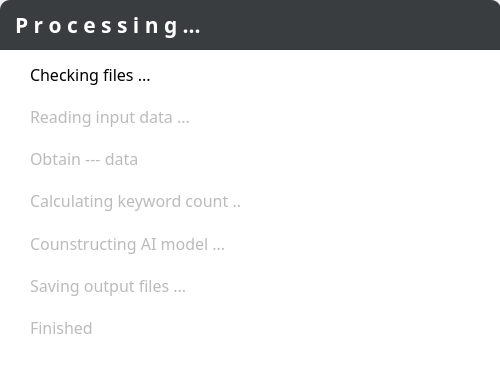
<?xml version="1.0" encoding="UTF-8"?>
<ui version="4.0">
 <class>MainWindow</class>
 <widget class="QMainWindow" name="MainWindow">
  <property name="geometry">
   <rect>
    <x>0</x>
    <y>0</y>
    <width>500</width>
    <height>380</height>
   </rect>
  </property>
  <property name="windowTitle">
   <string>MainWindow</string>
  </property>
  <widget class="QWidget" name="centralwidget">
   <property name="sizePolicy">
    <sizepolicy hsizetype="Preferred" vsizetype="Expanding">
     <horstretch>0</horstretch>
     <verstretch>0</verstretch>
    </sizepolicy>
   </property>
   <widget class="QWidget" name="layoutWidget">
    <property name="geometry">
     <rect>
      <x>0</x>
      <y>0</y>
      <width>501</width>
      <height>382</height>
     </rect>
    </property>
    <layout class="QVBoxLayout" name="verticalLayout">
     <property name="spacing">
      <number>0</number>
     </property>
     <item>
      <widget class="QFrame" name="frame">
       <property name="sizePolicy">
        <sizepolicy hsizetype="Preferred" vsizetype="Minimum">
         <horstretch>0</horstretch>
         <verstretch>0</verstretch>
        </sizepolicy>
       </property>
       <property name="minimumSize">
        <size>
         <width>0</width>
         <height>50</height>
        </size>
       </property>
       <property name="maximumSize">
        <size>
         <width>16777215</width>
         <height>50</height>
        </size>
       </property>
       <property name="styleSheet">
        <string notr="true">background-color: #393D3F;
border-top-left-radius: 10px;
border-top-right-radius: 10px;</string>
       </property>
       <widget class="QLabel" name="label">
        <property name="geometry">
         <rect>
          <x>15</x>
          <y>0</y>
          <width>200</width>
          <height>50</height>
         </rect>
        </property>
        <property name="sizePolicy">
         <sizepolicy hsizetype="Preferred" vsizetype="Minimum">
          <horstretch>0</horstretch>
          <verstretch>0</verstretch>
         </sizepolicy>
        </property>
        <property name="font">
         <font>
          <family>SemplicitaPro</family>
          <pointsize>16</pointsize>
          <weight>75</weight>
          <bold>true</bold>
         </font>
        </property>
        <property name="styleSheet">
         <string notr="true">color: #fff;</string>
        </property>
        <property name="text">
         <string>P r o c e s s i n g ...</string>
        </property>
       </widget>
       <widget class="QPushButton" name="closeButton">
        <property name="geometry">
         <rect>
          <x>450</x>
          <y>15</y>
          <width>30</width>
          <height>23</height>
         </rect>
        </property>
        <property name="text">
         <string/>
        </property>
        <property name="icon">
         <iconset>
          <normaloff>../assets/icon/cross_gray.png</normaloff>../assets/icon/cross_gray.png</iconset>
        </property>
       </widget>
       <widget class="QPushButton" name="miniButton">
        <property name="geometry">
         <rect>
          <x>420</x>
          <y>15</y>
          <width>30</width>
          <height>23</height>
         </rect>
        </property>
        <property name="text">
         <string/>
        </property>
        <property name="icon">
         <iconset>
          <normaloff>../assets/icon/angle-down_gray.png</normaloff>../assets/icon/angle-down_gray.png</iconset>
        </property>
       </widget>
      </widget>
     </item>
     <item>
      <widget class="QWidget" name="widget_2" native="true">
       <property name="enabled">
        <bool>true</bool>
       </property>
       <property name="sizePolicy">
        <sizepolicy hsizetype="Preferred" vsizetype="Minimum">
         <horstretch>0</horstretch>
         <verstretch>0</verstretch>
        </sizepolicy>
       </property>
       <property name="minimumSize">
        <size>
         <width>0</width>
         <height>330</height>
        </size>
       </property>
       <property name="styleSheet">
        <string notr="true">background-color: rgb(255, 255, 255);</string>
       </property>
       <widget class="QWidget" name="layoutWidget">
        <property name="geometry">
         <rect>
          <x>0</x>
          <y>0</y>
          <width>501</width>
          <height>301</height>
         </rect>
        </property>
        <layout class="QHBoxLayout" name="horizontalLayout">
         <item>
          <widget class="QWidget" name="widget_3" native="true">
           <property name="sizePolicy">
            <sizepolicy hsizetype="Preferred" vsizetype="Expanding">
             <horstretch>0</horstretch>
             <verstretch>0</verstretch>
            </sizepolicy>
           </property>
           <property name="styleSheet">
            <string notr="true">background-color: rgb(255, 255, 255);</string>
           </property>
           <widget class="QWidget" name="layoutWidget">
            <property name="geometry">
             <rect>
              <x>10</x>
              <y>0</y>
              <width>241</width>
              <height>299</height>
             </rect>
            </property>
            <layout class="QVBoxLayout" name="verticalLayout_4">
             <property name="spacing">
              <number>0</number>
             </property>
             <property name="topMargin">
              <number>4</number>
             </property>
             <item>
              <layout class="QHBoxLayout" name="horizontalLayout_2">
               <item>
                <widget class="QWidget" name="widget_5" native="true">
                 <property name="sizePolicy">
                  <sizepolicy hsizetype="Minimum" vsizetype="Preferred">
                   <horstretch>0</horstretch>
                   <verstretch>0</verstretch>
                  </sizepolicy>
                 </property>
                 <property name="minimumSize">
                  <size>
                   <width>0</width>
                   <height>40</height>
                  </size>
                 </property>
                 <property name="maximumSize">
                  <size>
                   <width>20</width>
                   <height>16777215</height>
                  </size>
                 </property>
                 <widget class="QLabel" name="label_arr_check">
                  <property name="geometry">
                   <rect>
                    <x>3</x>
                    <y>13</y>
                    <width>8</width>
                    <height>15</height>
                   </rect>
                  </property>
                  <property name="font">
                   <font>
                    <italic>false</italic>
                   </font>
                  </property>
                  <property name="text">
                   <string/>
                  </property>
                  <property name="pixmap">
                   <pixmap>../assets/icon/arrow.png</pixmap>
                  </property>
                  <property name="scaledContents">
                   <bool>true</bool>
                  </property>
                  <property name="alignment">
                   <set>Qt::AlignHCenter|Qt::AlignTop</set>
                  </property>
                 </widget>
                </widget>
               </item>
               <item>
                <widget class="QWidget" name="widget_6" native="true">
                 <widget class="QLabel" name="label_check">
                  <property name="geometry">
                   <rect>
                    <x>0</x>
                    <y>0</y>
                    <width>211</width>
                    <height>41</height>
                   </rect>
                  </property>
                  <property name="font">
                   <font>
                    <family>SemplicitaPro</family>
                    <pointsize>12</pointsize>
                   </font>
                  </property>
                  <property name="lineWidth">
                   <number>1</number>
                  </property>
                  <property name="midLineWidth">
                   <number>0</number>
                  </property>
                  <property name="text">
                   <string>Checking files ...</string>
                  </property>
                  <property name="scaledContents">
                   <bool>true</bool>
                  </property>
                  <property name="wordWrap">
                   <bool>false</bool>
                  </property>
                  <property name="margin">
                   <number>0</number>
                  </property>
                  <property name="indent">
                   <number>-1</number>
                  </property>
                 </widget>
                </widget>
               </item>
              </layout>
             </item>
             <item>
              <layout class="QHBoxLayout" name="horizontalLayout_3">
               <item>
                <widget class="QWidget" name="widget_7" native="true">
                 <property name="sizePolicy">
                  <sizepolicy hsizetype="Minimum" vsizetype="Preferred">
                   <horstretch>0</horstretch>
                   <verstretch>0</verstretch>
                  </sizepolicy>
                 </property>
                 <property name="minimumSize">
                  <size>
                   <width>0</width>
                   <height>40</height>
                  </size>
                 </property>
                 <property name="maximumSize">
                  <size>
                   <width>20</width>
                   <height>16777215</height>
                  </size>
                 </property>
                 <widget class="QLabel" name="label_arr_read">
                  <property name="geometry">
                   <rect>
                    <x>3</x>
                    <y>13</y>
                    <width>8</width>
                    <height>15</height>
                   </rect>
                  </property>
                  <property name="font">
                   <font>
                    <italic>false</italic>
                   </font>
                  </property>
                  <property name="text">
                   <string/>
                  </property>
                  <property name="scaledContents">
                   <bool>true</bool>
                  </property>
                  <property name="alignment">
                   <set>Qt::AlignHCenter|Qt::AlignTop</set>
                  </property>
                 </widget>
                </widget>
               </item>
               <item>
                <widget class="QWidget" name="widget_8" native="true">
                 <widget class="QLabel" name="label_read">
                  <property name="geometry">
                   <rect>
                    <x>0</x>
                    <y>0</y>
                    <width>211</width>
                    <height>41</height>
                   </rect>
                  </property>
                  <property name="font">
                   <font>
                    <family>SemplicitaPro</family>
                    <pointsize>12</pointsize>
                   </font>
                  </property>
                  <property name="styleSheet">
                   <string notr="true">color: #bbb;</string>
                  </property>
                  <property name="text">
                   <string>Reading input data ...</string>
                  </property>
                 </widget>
                </widget>
               </item>
              </layout>
             </item>
             <item>
              <layout class="QHBoxLayout" name="horizontalLayout_4">
               <item>
                <widget class="QWidget" name="widget_9" native="true">
                 <property name="sizePolicy">
                  <sizepolicy hsizetype="Minimum" vsizetype="Preferred">
                   <horstretch>0</horstretch>
                   <verstretch>0</verstretch>
                  </sizepolicy>
                 </property>
                 <property name="minimumSize">
                  <size>
                   <width>0</width>
                   <height>40</height>
                  </size>
                 </property>
                 <property name="maximumSize">
                  <size>
                   <width>20</width>
                   <height>16777215</height>
                  </size>
                 </property>
                 <widget class="QLabel" name="label_arr_ob">
                  <property name="geometry">
                   <rect>
                    <x>3</x>
                    <y>13</y>
                    <width>8</width>
                    <height>15</height>
                   </rect>
                  </property>
                  <property name="font">
                   <font>
                    <italic>false</italic>
                   </font>
                  </property>
                  <property name="text">
                   <string/>
                  </property>
                  <property name="scaledContents">
                   <bool>true</bool>
                  </property>
                  <property name="alignment">
                   <set>Qt::AlignHCenter|Qt::AlignTop</set>
                  </property>
                 </widget>
                </widget>
               </item>
               <item>
                <widget class="QWidget" name="widget_10" native="true">
                 <widget class="QLabel" name="label_obtain">
                  <property name="geometry">
                   <rect>
                    <x>0</x>
                    <y>0</y>
                    <width>211</width>
                    <height>41</height>
                   </rect>
                  </property>
                  <property name="font">
                   <font>
                    <family>SemplicitaPro</family>
                    <pointsize>12</pointsize>
                   </font>
                  </property>
                  <property name="styleSheet">
                   <string notr="true">color: #bbb;</string>
                  </property>
                  <property name="text">
                   <string>Obtain --- data</string>
                  </property>
                 </widget>
                </widget>
               </item>
              </layout>
             </item>
             <item>
              <layout class="QHBoxLayout" name="horizontalLayout_7">
               <item>
                <widget class="QWidget" name="widget_15" native="true">
                 <property name="sizePolicy">
                  <sizepolicy hsizetype="Minimum" vsizetype="Preferred">
                   <horstretch>0</horstretch>
                   <verstretch>0</verstretch>
                  </sizepolicy>
                 </property>
                 <property name="minimumSize">
                  <size>
                   <width>0</width>
                   <height>40</height>
                  </size>
                 </property>
                 <property name="maximumSize">
                  <size>
                   <width>20</width>
                   <height>16777215</height>
                  </size>
                 </property>
                 <widget class="QLabel" name="label_arr_kw">
                  <property name="geometry">
                   <rect>
                    <x>3</x>
                    <y>13</y>
                    <width>8</width>
                    <height>15</height>
                   </rect>
                  </property>
                  <property name="font">
                   <font>
                    <italic>false</italic>
                   </font>
                  </property>
                  <property name="text">
                   <string/>
                  </property>
                  <property name="scaledContents">
                   <bool>true</bool>
                  </property>
                  <property name="alignment">
                   <set>Qt::AlignHCenter|Qt::AlignTop</set>
                  </property>
                 </widget>
                </widget>
               </item>
               <item>
                <widget class="QWidget" name="widget_16" native="true">
                 <widget class="QLabel" name="label_keyword">
                  <property name="geometry">
                   <rect>
                    <x>0</x>
                    <y>0</y>
                    <width>211</width>
                    <height>41</height>
                   </rect>
                  </property>
                  <property name="font">
                   <font>
                    <family>SemplicitaPro</family>
                    <pointsize>12</pointsize>
                   </font>
                  </property>
                  <property name="styleSheet">
                   <string notr="true">color: #bbb;</string>
                  </property>
                  <property name="text">
                   <string>Calculating keyword count ...</string>
                  </property>
                 </widget>
                </widget>
               </item>
              </layout>
             </item>
             <item>
              <layout class="QHBoxLayout" name="horizontalLayout_5">
               <item>
                <widget class="QWidget" name="widget_11" native="true">
                 <property name="sizePolicy">
                  <sizepolicy hsizetype="Minimum" vsizetype="Preferred">
                   <horstretch>0</horstretch>
                   <verstretch>0</verstretch>
                  </sizepolicy>
                 </property>
                 <property name="minimumSize">
                  <size>
                   <width>0</width>
                   <height>40</height>
                  </size>
                 </property>
                 <property name="maximumSize">
                  <size>
                   <width>20</width>
                   <height>16777215</height>
                  </size>
                 </property>
                 <widget class="QLabel" name="label_arr_ai">
                  <property name="geometry">
                   <rect>
                    <x>3</x>
                    <y>13</y>
                    <width>8</width>
                    <height>15</height>
                   </rect>
                  </property>
                  <property name="font">
                   <font>
                    <italic>false</italic>
                   </font>
                  </property>
                  <property name="text">
                   <string/>
                  </property>
                  <property name="scaledContents">
                   <bool>true</bool>
                  </property>
                  <property name="alignment">
                   <set>Qt::AlignHCenter|Qt::AlignTop</set>
                  </property>
                 </widget>
                </widget>
               </item>
               <item>
                <widget class="QWidget" name="widget_12" native="true">
                 <widget class="QLabel" name="label_ai">
                  <property name="geometry">
                   <rect>
                    <x>0</x>
                    <y>0</y>
                    <width>211</width>
                    <height>41</height>
                   </rect>
                  </property>
                  <property name="font">
                   <font>
                    <family>SemplicitaPro</family>
                    <pointsize>12</pointsize>
                   </font>
                  </property>
                  <property name="styleSheet">
                   <string notr="true">color: #bbb;</string>
                  </property>
                  <property name="text">
                   <string>Counstructing AI model ...</string>
                  </property>
                 </widget>
                </widget>
               </item>
              </layout>
             </item>
             <item>
              <layout class="QHBoxLayout" name="horizontalLayout_6">
               <item>
                <widget class="QWidget" name="widget_13" native="true">
                 <property name="sizePolicy">
                  <sizepolicy hsizetype="Minimum" vsizetype="Preferred">
                   <horstretch>0</horstretch>
                   <verstretch>0</verstretch>
                  </sizepolicy>
                 </property>
                 <property name="minimumSize">
                  <size>
                   <width>0</width>
                   <height>40</height>
                  </size>
                 </property>
                 <property name="maximumSize">
                  <size>
                   <width>20</width>
                   <height>16777215</height>
                  </size>
                 </property>
                 <widget class="QLabel" name="label_arr_sa">
                  <property name="geometry">
                   <rect>
                    <x>3</x>
                    <y>13</y>
                    <width>8</width>
                    <height>15</height>
                   </rect>
                  </property>
                  <property name="font">
                   <font>
                    <italic>false</italic>
                   </font>
                  </property>
                  <property name="text">
                   <string/>
                  </property>
                  <property name="scaledContents">
                   <bool>true</bool>
                  </property>
                  <property name="alignment">
                   <set>Qt::AlignHCenter|Qt::AlignTop</set>
                  </property>
                 </widget>
                </widget>
               </item>
               <item>
                <widget class="QWidget" name="widget_14" native="true">
                 <widget class="QLabel" name="label_saving">
                  <property name="geometry">
                   <rect>
                    <x>0</x>
                    <y>0</y>
                    <width>211</width>
                    <height>41</height>
                   </rect>
                  </property>
                  <property name="font">
                   <font>
                    <family>SemplicitaPro</family>
                    <pointsize>12</pointsize>
                   </font>
                  </property>
                  <property name="styleSheet">
                   <string notr="true">color: #bbb;</string>
                  </property>
                  <property name="text">
                   <string>Saving output files ...</string>
                  </property>
                 </widget>
                </widget>
               </item>
              </layout>
             </item>
             <item>
              <layout class="QHBoxLayout" name="horizontalLayout_12">
               <item>
                <widget class="QWidget" name="widget_25" native="true">
                 <property name="sizePolicy">
                  <sizepolicy hsizetype="Minimum" vsizetype="Preferred">
                   <horstretch>0</horstretch>
                   <verstretch>0</verstretch>
                  </sizepolicy>
                 </property>
                 <property name="minimumSize">
                  <size>
                   <width>0</width>
                   <height>40</height>
                  </size>
                 </property>
                 <property name="maximumSize">
                  <size>
                   <width>20</width>
                   <height>16777215</height>
                  </size>
                 </property>
                 <widget class="QLabel" name="label_arr_fi">
                  <property name="geometry">
                   <rect>
                    <x>3</x>
                    <y>13</y>
                    <width>8</width>
                    <height>15</height>
                   </rect>
                  </property>
                  <property name="font">
                   <font>
                    <italic>false</italic>
                   </font>
                  </property>
                  <property name="text">
                   <string/>
                  </property>
                  <property name="scaledContents">
                   <bool>true</bool>
                  </property>
                  <property name="alignment">
                   <set>Qt::AlignHCenter|Qt::AlignTop</set>
                  </property>
                 </widget>
                </widget>
               </item>
               <item>
                <widget class="QWidget" name="widget_26" native="true">
                 <widget class="QLabel" name="label_finish">
                  <property name="geometry">
                   <rect>
                    <x>0</x>
                    <y>0</y>
                    <width>211</width>
                    <height>41</height>
                   </rect>
                  </property>
                  <property name="font">
                   <font>
                    <family>SemplicitaPro</family>
                    <pointsize>12</pointsize>
                   </font>
                  </property>
                  <property name="styleSheet">
                   <string notr="true">color: #bbb;</string>
                  </property>
                  <property name="text">
                   <string>Finished</string>
                  </property>
                 </widget>
                </widget>
               </item>
              </layout>
             </item>
            </layout>
           </widget>
          </widget>
         </item>
         <item>
          <widget class="QWidget" name="widget_4" native="true">
           <property name="sizePolicy">
            <sizepolicy hsizetype="Preferred" vsizetype="Expanding">
             <horstretch>0</horstretch>
             <verstretch>0</verstretch>
            </sizepolicy>
           </property>
           <property name="styleSheet">
            <string notr="true">background-color: rgb(255, 255, 255);</string>
           </property>
          </widget>
         </item>
        </layout>
       </widget>
      </widget>
     </item>
    </layout>
   </widget>
  </widget>
 </widget>
 <resources/>
 <connections/>
</ui>
